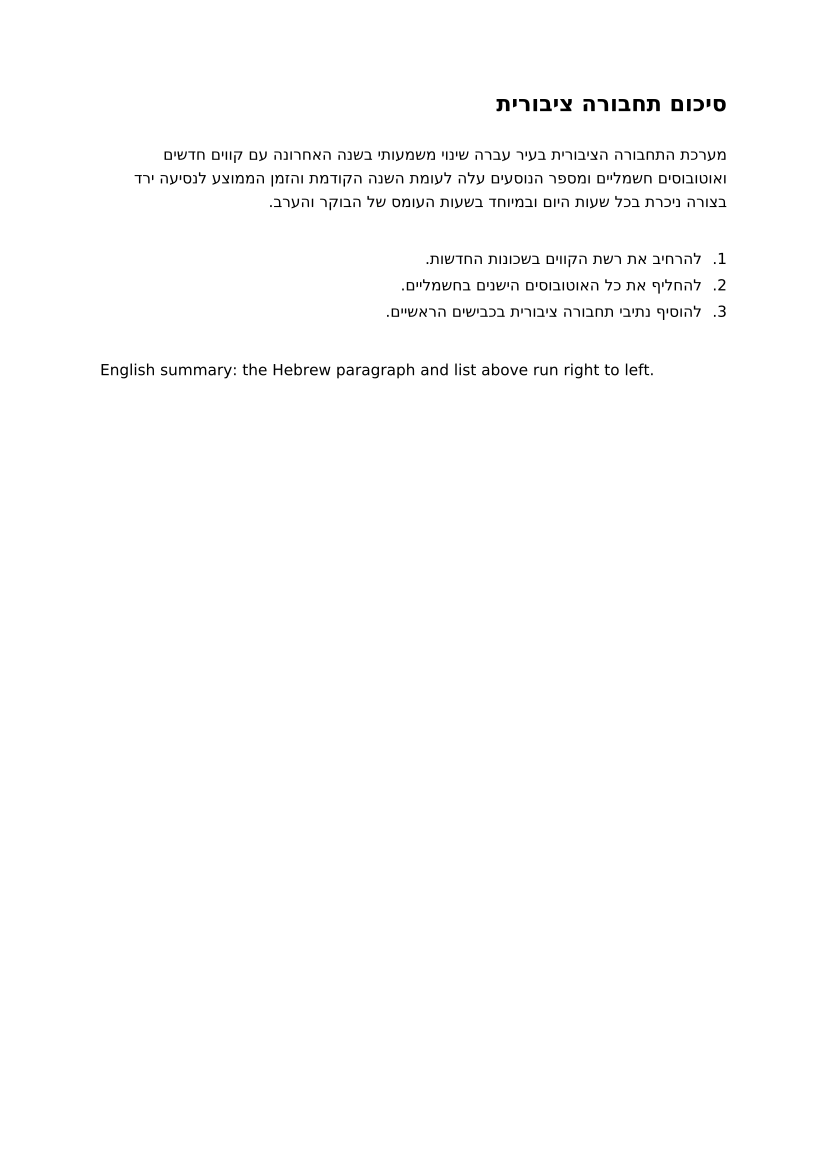

Source code (Python):
"""生成测试夹具 rtl-list.pdf：希伯来文（从右往左）的正文和编号列表，最后一段英文。
列表编号像 WeasyPrint 那样单独画在行的右端，显示顺序是 ".1"（句点在数字左边）。
以前按从左往右排：编号排到了句末、显示成 ".1"，可编辑排版下第 1、2 条列表项并成一段。
reportlab 不做双向排版：希伯来文按显示顺序（逻辑顺序倒过来）画出，右对齐。"""
import sys
from reportlab.pdfgen import canvas
from reportlab.pdfbase import pdfmetrics
from reportlab.pdfbase.ttfonts import TTFont

out = sys.argv[1] if len(sys.argv) > 1 else "rtl-list.pdf"
pdfmetrics.registerFont(TTFont("DejaVu", "/usr/share/fonts/truetype/dejavu/DejaVuSans.ttf"))
pdfmetrics.registerFont(TTFont("DejaVu-Bold", "/usr/share/fonts/truetype/dejavu/DejaVuSans-Bold.ttf"))
W, H = 595, 842
R = 523  # 右边界
c = canvas.Canvas(out, pagesize=(W, H))


def y(v):
    return H - v


def rtl(base, text, font="DejaVu", size=11, right=R):
    """一行希伯来文：显示顺序 = 逻辑顺序倒过来，右端对齐到 right"""
    c.setFont(font, size)
    c.drawRightString(right, y(base), text[::-1])


rtl(80, "סיכום תחבורה ציבורית", "DejaVu-Bold", 16)
# 正文段落：按版心宽度（72–523）逐词折行，像真正的段落那样排满
text = ("מערכת התחבורה הציבורית בעיר עברה שינוי משמעותי בשנה האחרונה עם קווים חדשים ואוטובוסים חשמליים "
        "ומספר הנוסעים עלה לעומת השנה הקודמת והזמן הממוצע לנסיעה ירד בצורה ניכרת בכל שעות היום ובמיוחד "
        "בשעות העומס של הבוקר והערב.")
lines, cur = [], ""
for w in text.split():
    t = (cur + " " + w).strip()
    if pdfmetrics.stringWidth(t, "DejaVu", 11) > R - 72 and cur:
        lines.append(cur)
        cur = w
    else:
        cur = t
lines.append(cur)
for k, s in enumerate(lines):
    rtl(115 + 17 * k, s)
items = ["להרחיב את רשת הקווים בשכונות החדשות.", "להחליף את כל האוטובוסים הישנים בחשמליים.", "להוסיף נתיבי תחבורה ציבורית בכבישים הראשיים."]
for k, s in enumerate(items):
    base = 190 + 19 * k
    rtl(base, s, right=R - 18)
    # 编号：显示顺序 ".1"，画在行的右端
    c.setFont("DejaVu", 11)
    c.drawRightString(R, y(base), f".{k + 1}")
c.setFont("DejaVu", 11)
c.drawString(72, y(270), "English summary: the Hebrew paragraph and list above run right to left.")
c.showPage()
c.save()
